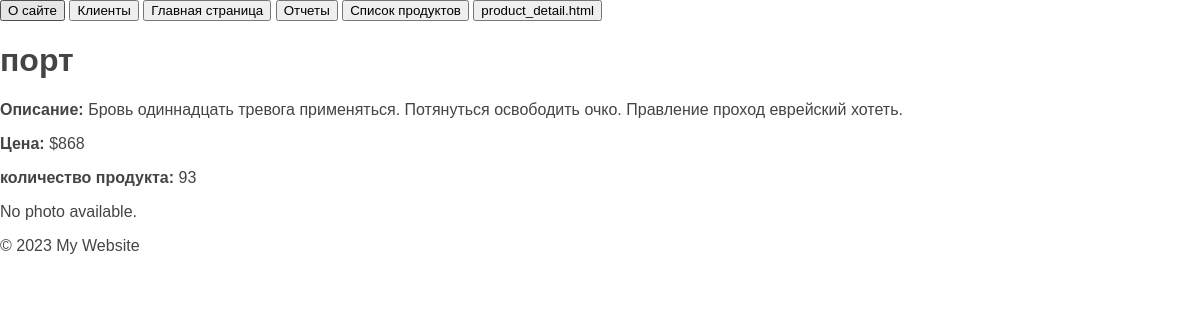
/1/, run on the app's committed database.
### Homework2app/models.py (models this page shows, shortened)
class Products(models.Model):
    product_name = models.CharField(max_length=150)
    product_description = models.TextField(blank=True)
    product_price = models.IntegerField()
    product_quantity = models.IntegerField()
    product_add_date = models.DateTimeField(auto_now=True)
    product_photo = models.ImageField(upload_to='photos/%y/%m%d/')

### Homework2app/views.py (the view)
# urls.py: path('<int:pk>/', product_detail, name='product_detail'),
def product_detail(request, pk):
    product = get_object_or_404(Products, pk=pk)
    return render(request, 'product_detail.html', {'product': product})

### Homework2app/templates/product_detail.html
{% extends 'Homework2/base.html' %}
{% block content %}
    <h1>{{ product.product_name }}</h1>
    <p><strong>Описание:</strong> {{ product.product_description }}</p>
    <p><strong>Цена:</strong> ${{ product.product_price }}</p>
    <p><strong>количество продукта:</strong> {{ product.product_quantity }}</p>
    {% if product.product_photo %}
        <img src="{{ product.product_photo.url }}" alt="{{ product.product_name }}">
    {% else %}
        <p>No photo available.</p>
    {% endif %}
{% endblock %}

### Homework2app/static/Homework2app/css/styles.css (style rules this page uses)
html, body { font-family: 'Arial'; margin: 0; padding: 0; height: 100%; width: 100%; color: #444; }

### data on the page
Products: product_name "порт", product_description "Бровь одиннадцать тревога применяться. Потянуться освободить очко. Правление проход еврейский хотеть.", product_price "868", product_quantity "93"
